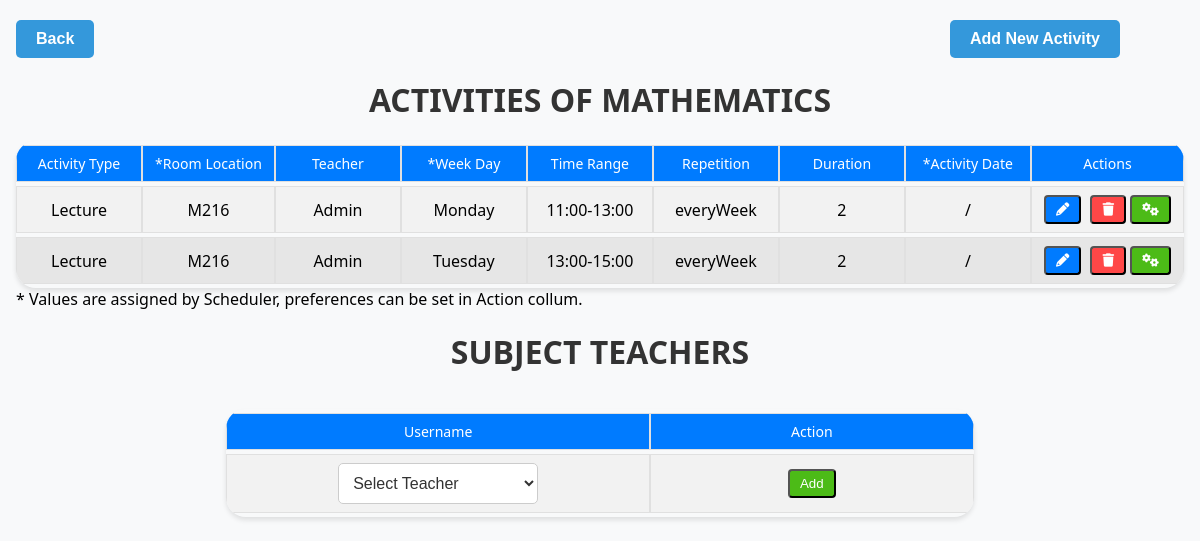
/Pages/Guarantor/activity_page.php?subject_id=1 (signed in), run on an earlier commit of the app's database.
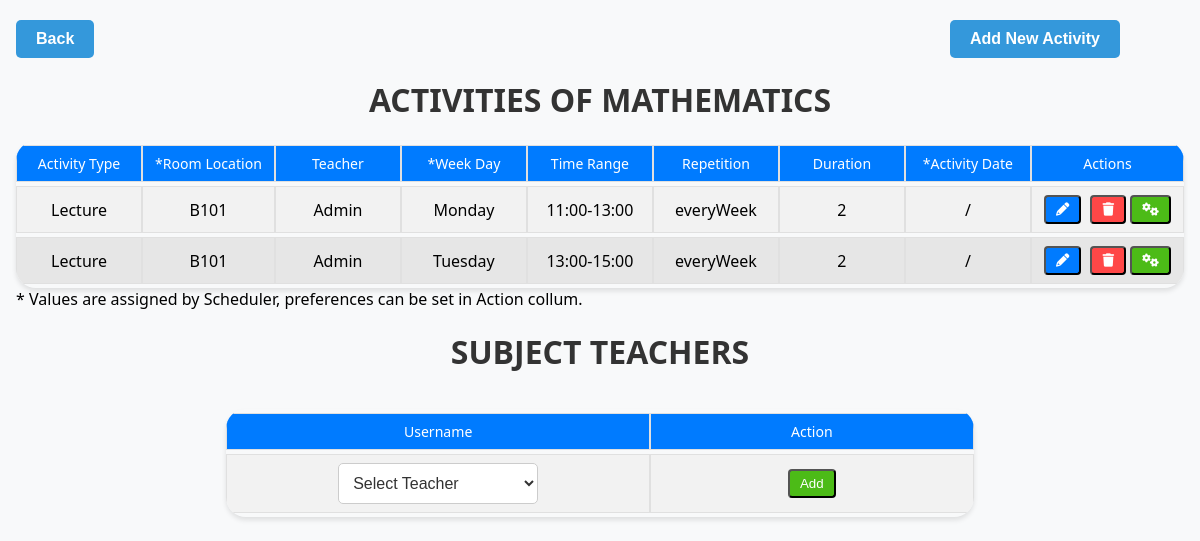
And on a later commit of the database.
### tables this page shows
CREATE TABLE ACTIVITY (
     
    activity_ID INT AUTO_INCREMENT NOT NULL PRIMARY KEY,
     
    subject_ID INT REFERENCES SUBJECTS(subject_ID),
    room_ID INT REFERENCES ROOM(room_ID),
    teacher_ID INT REFERENCES USERS(user_ID),
    day_time_ID INT REFERENCES DAY_TIME(day_time_ID),
     
    duration INT NOT NULL,
    repetition ENUM ('everyWeek', 'evenWeek', 'oddWeek', 'oneTime') NOT NULL,
    activity_date DATE NULL,  
    activity_type ENUM ('Lecture', 'Tutorial', 'Seminar', 'Exam', 'Consultation', 'Exercise', 'Demo') NOT NULL
);

CREATE TABLE ROOM (
     
    room_ID INT AUTO_INCREMENT NOT NULL PRIMARY KEY,
     
    room_name VARCHAR(50) NOT NULL,
    capacity INT NOT NULL,
    room_location VARCHAR(4) NOT NULL
);

CREATE TABLE USERS (
     
    user_ID INT AUTO_INCREMENT NOT NULL PRIMARY KEY,
     
    username VARCHAR(50) NOT NULL UNIQUE,
    hashed_password VARCHAR(255) NOT NULL,  
    email VARCHAR(50) NOT NULL ,
    user_role ENUM('Admin', 'Guarantor', 'Teacher', 'Scheduler', 'Student') NOT NULL
);

CREATE TABLE DAY_TIME (
     
    day_time_ID INT AUTO_INCREMENT NOT NULL PRIMARY KEY,
     
    week_day ENUM('Monday', 'Tuesday', 'Wednesday', 'Thursday','Friday','Saturday','Sunday')NOT NULL,
    time_range VARCHAR(250) NOT NULL
);

### Pages/Guarantor/activity_page.php (the view, shortened to what the changed rows need)
<?php
if (isset($_GET['subject_id'])) {
    $subject_id = $_GET['subject_id'];
    require '../../Database/db_connect.php';
    $stmt = $pdo->prepare("SELECT * FROM activity WHERE subject_ID = ?");
    $stmt->execute([$subject_id]);
    $activities = $stmt->fetchAll(PDO::FETCH_ASSOC);
    $stmtAct = $pdo->prepare("SELECT a.activity_ID, a.activity_type, r.room_location, r.room_ID, u.username, a.teacher_ID,
                            d.week_day, d.time_range, a.repetition, a.activity_date, a.duration
                            FROM activity AS a
                            LEFT JOIN room AS r ON a.room_ID = r.room_ID
                            LEFT JOIN users AS u ON a.teacher_ID = u.user_ID
                            LEFT JOIN day_time AS d ON a.day_time_ID = d.day_time_ID
                            WHERE subject_ID = ?");
    $stmtAct->execute([$subject_id]);
    $activities = $stmtAct->fetchAll(PDO::FETCH_ASSOC);
} else {
    header("Location: guaranted_sub_page.php");
    exit;
}
?>
<!DOCTYPE html>
<html lang="en">
<head>
    <link rel="stylesheet" href="../../Styles/style.css">
    <link rel="stylesheet" href="../../Styles/guarant_style.css">
    <link rel="stylesheet" href="https://cdnjs.cloudflare.com/ajax/libs/font-awesome/6.0.0-beta3/css/all.min.css">
    <link rel="stylesheet" href="../../Styles/activity_style.css">
</head>
<body>
    <div class="main-container">
        <div class="content">
            <table>
                <thead>
                    <tr>
                        <th>Activity Type</th>
                        <th>*Room Location</th>
                        <th>Teacher</th>
                        <th>*Week Day</th>
                        <th>Time Range</th>
                        <th>Repetition</th>
                        <th>Duration</th>
                        <th>*Activity Date</th>
                        <th>Actions</th>
                    </tr>
                </thead>
                <tbody>
                    <?php foreach ($activities as $activity) : ?>
                        <tr>
                            <td><?= $activity['activity_type'] ?></td>
                            <td><?= $activity['room_location'] ?? '-' ?></td>
                            <td><?= $activity['username'] ?></td>
                            <td><?= $activity['week_day'] ?? '-' ?></td>
                            <td><?= $activity['time_range'] ?? '-' ?></td>
                            <td><?= $activity['repetition'] ?></td>
                            <td><?= $activity['duration'] ?></td>
                            <td><?= $activity['activity_date'] ?? '/' ?></td>
                            <td>
                                <button class="edit-btn" onclick="showEditDialog('<?php echo $activity['activity_ID']; ?>','<?php echo $activity['teacher_ID']; ?>',
                                '<?php echo $activity['repetition']; ?>', '<?php echo $activity['activity_type']; ?>', '<?php echo $activity['duration']; ?>')">
                                    <i class="fas fa-pencil-alt"></i>
                                </button>
                                <button class="delete-btn" onclick="deleteActivity('<?php echo $activity['activity_ID']; ?>')">
                                    <i class="fas fa-trash"></i>
                                </button>
                                <button class="prefBtn" onclick="showPreferences(<?php echo $activity['activity_ID']; ?>, <?php echo $subject_id; ?>)">
                                    <i class="fas fa-cogs"></i>
                                </button>
                            </td>
                        </tr>
                    <?php endforeach; ?>
                </tbody>
            </table>
            <div class="table-container">
                <table>
                    <thead>
                        <tr>
                            <th>Username</th>
                            <th>Action</th>
                        </tr>
                    </thead>
                </table>
            </div>
        </div>
    </div>
</body>
</html>

What changed in the data, as far as the page shows it:
changed through a linked row, activity "Monday": room_ID.room_location "M216" → "B101"
changed through a linked row, activity "Tuesday": room_ID.room_location "M216" → "B101"
